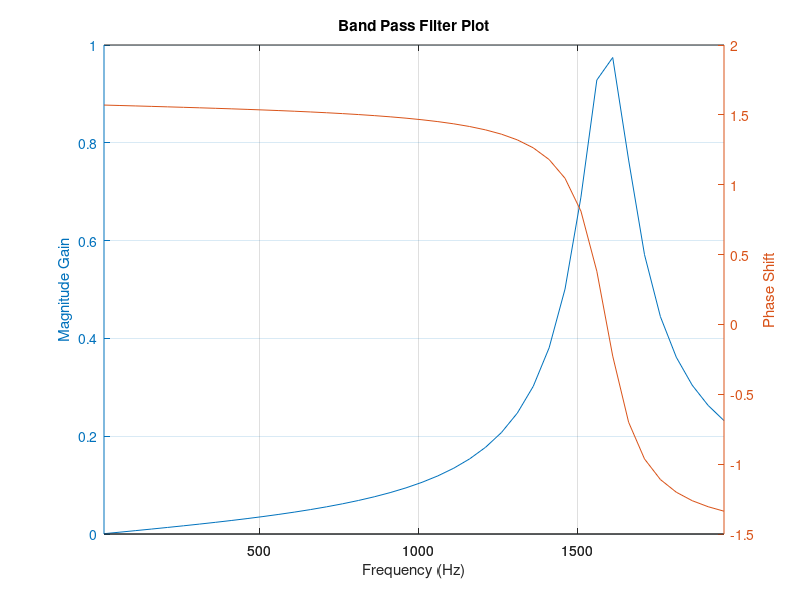

This chart was generated by the following MATLAB code:
M = dlmread('bandPassFilter.txt', '\t');
M';
x=ans(1,:);
y1=ans(2,:);
y2=ans(3,:);
plot = plotyy(x,y1,x,y2,'plot');
grid();
title('Band Pass Filter Plot','FontWeight','bold');
xlabel('Frequency (Hz)');
axes(plot(1));
ylabel('Magnitude Gain');
axes(plot(2));
ylabel('Phase Shift');